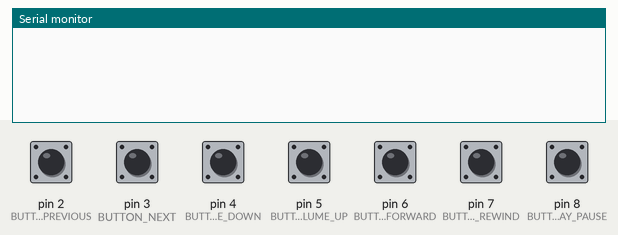
Recording of a sketch running on a simulated Arduino Uno, built with avr-gcc and run on an emulated ATmega328P. Parts: the last lines printed to the serial monitor. The test bench sets the inputs (shaded band); at power-on: pin 2 (BUTTON_PREVIOUS), pin 3 (BUTTON_NEXT), pin 4 (BUTTON_VOLUME_DOWN), pin 5 (BUTTON_VOLUME_UP), pin 6 (BUTTON_FORWARD), pin 7 (BUTTON_REWIND), pin 8 (BUTTON_PLAY_PAUSE) HIGH.

Above: at 1.2 s.
1.3 s: pin 2 (BUTTON_PREVIOUS) pulled LOW for 0.15 s
At 2.2 s:
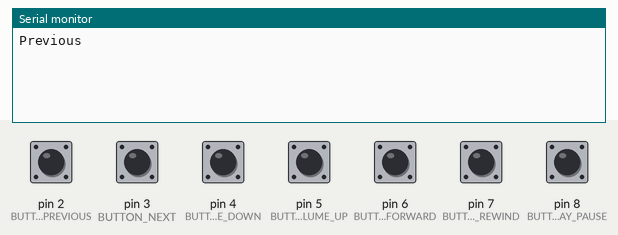
2.9 s: pin 3 (BUTTON_NEXT) pulled LOW for 0.15 s
At 3.4 s:
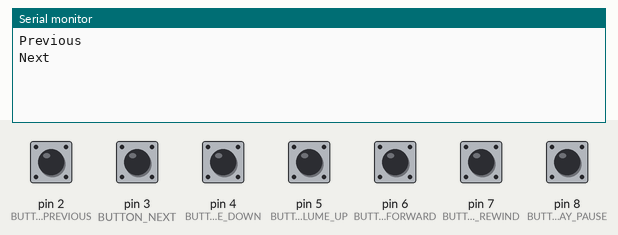
4.5 s: pin 4 (BUTTON_VOLUME_DOWN) pulled LOW for 0.15 s
At 5.7 s:
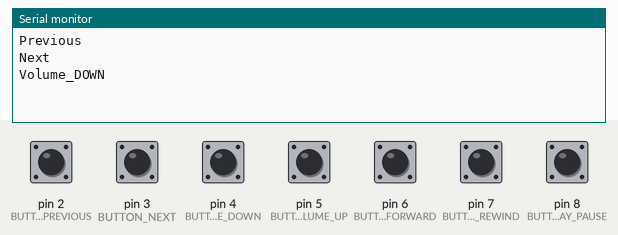
6.1 s: pin 5 (BUTTON_VOLUME_UP) pulled LOW for 0.15 s
At 7.2 s:
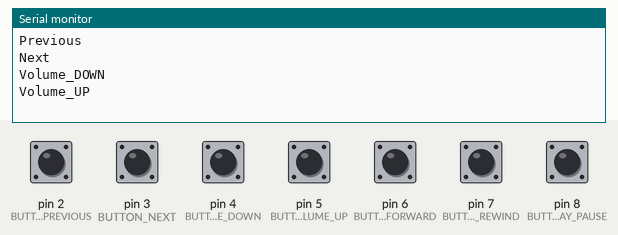
7.7 s: pin 6 (BUTTON_FORWARD) pulled LOW for 0.15 s
At 8.4 s:
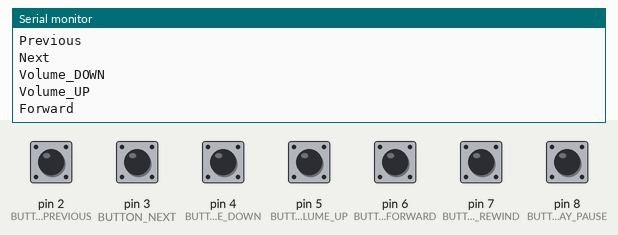
9.3 s: pin 7 (BUTTON_REWIND) pulled LOW for 0.15 s
At 9.7 s:
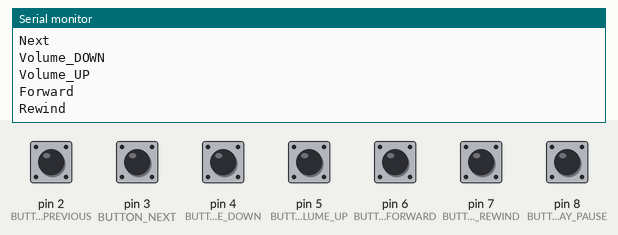

The sketch:

controller_media.ino
```cpp
const int BUTTON_PLAY_PAUSE = 8;
const int BUTTON_REWIND = 7;
const int BUTTON_FORWARD = 6;
const int BUTTON_VOLUME_UP = 5;
const int BUTTON_VOLUME_DOWN= 4;
const int BUTTON_NEXT = 3;
const int BUTTON_PREVIOUS = 2;

bool statePlayPause;
bool stateRewind;
bool stateForward;
bool stateVolumeUp;
bool stateVolumeDown;
bool stateNext;
bool statePrevious;

bool previousStatePlayPause;
bool previousStateRewind;
bool previousStateForward;
bool previousStateVolumeUp;
bool previousStateVolumeDown;
bool previousStateNext;
bool previousStatePrevious;

void setup() {
  Serial.begin(9600);

  pinMode(BUTTON_PLAY_PAUSE, INPUT_PULLUP);
  pinMode(BUTTON_REWIND, INPUT_PULLUP);
  pinMode(BUTTON_FORWARD, INPUT_PULLUP);
  pinMode(BUTTON_VOLUME_UP, INPUT_PULLUP);
  pinMode(BUTTON_VOLUME_DOWN, INPUT_PULLUP);
  pinMode(BUTTON_NEXT, INPUT_PULLUP);
  pinMode(BUTTON_PREVIOUS, INPUT_PULLUP);

  previousStatePlayPause = !digitalRead(BUTTON_PLAY_PAUSE);
  previousStateRewind = !digitalRead(BUTTON_REWIND);
  previousStateForward = !digitalRead(BUTTON_FORWARD);
  previousStateVolumeUp = !digitalRead(BUTTON_VOLUME_UP);
  previousStateVolumeDown = !digitalRead(BUTTON_VOLUME_DOWN);
  previousStateNext = !digitalRead(BUTTON_NEXT);
  previousStatePrevious = !digitalRead(BUTTON_PREVIOUS);
}

void loop() {
  statePlayPause = !digitalRead(BUTTON_PLAY_PAUSE);
  stateRewind = !digitalRead(BUTTON_REWIND);
  stateForward = !digitalRead(BUTTON_FORWARD);
  stateVolumeUp = !digitalRead(BUTTON_VOLUME_UP);
  stateVolumeDown = !digitalRead(BUTTON_VOLUME_DOWN);
  stateNext = !digitalRead(BUTTON_NEXT);
  statePrevious = !digitalRead(BUTTON_PREVIOUS);

  if (statePlayPause != previousStatePlayPause) {
    if (statePlayPause) {
      Serial.println("Play/Pause");
    }
  }
  if (stateRewind != previousStateRewind) {
    if (stateRewind) {
      Serial.println("Rewind");
    }
  }
  if (stateForward != previousStateForward) {
    if (stateForward) {
      Serial.println("Forward");
    }
  }
  if (stateVolumeUp != previousStateVolumeUp) {
    if (stateVolumeUp) {
      Serial.println("Volume_UP");
    }
  }
  if (stateVolumeDown != previousStateVolumeDown) {
    if (stateVolumeDown) {
      Serial.println("Volume_DOWN");
    }
  }
  if (stateNext != previousStateNext) {
    if (stateNext) {
      Serial.println("Next");
    }
  }
   if (statePrevious != previousStatePrevious) {
    if (statePrevious) {
      Serial.println("Previous");
    }
  }

  previousStatePlayPause = statePlayPause;
  previousStateRewind = stateRewind;
  previousStateForward = stateForward;
  previousStateVolumeUp = stateVolumeUp;
  previousStateVolumeDown = stateVolumeDown;
  previousStateNext = stateNext;
  previousStatePrevious = statePrevious;

  delay(50); //debounce
}
```

Measured:
- after the input at 1.3 s, the serial monitor: prints a new line at once (image 1)
- after the input at 2.9 s, the serial monitor: prints a new line at once (image 2)
- after the input at 4.5 s, the serial monitor: prints a new line at once (image 3)
- after the input at 6.1 s, the serial monitor: prints a new line at once (image 4)
- after the input at 7.7 s, the serial monitor: prints a new line at once (image 5)
- after the input at 9.3 s, the serial monitor: prints a new line at once (image 6)
